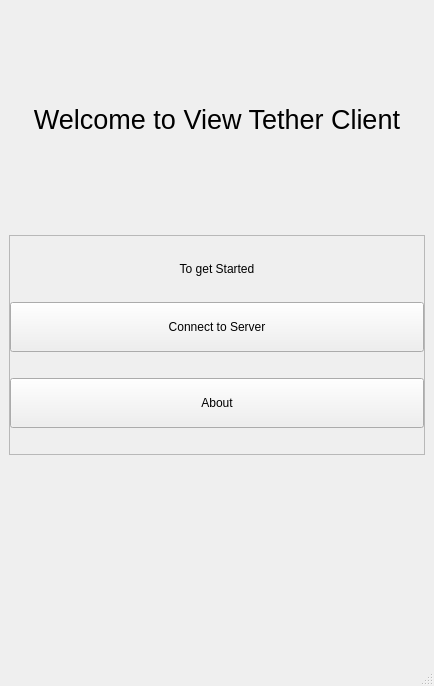
<?xml version="1.0" encoding="UTF-8"?>
<ui version="4.0">
 <class>ClientWidget</class>
 <widget class="QMainWindow" name="ClientWidget">
  <property name="geometry">
   <rect>
    <x>0</x>
    <y>0</y>
    <width>434</width>
    <height>686</height>
   </rect>
  </property>
  <property name="windowTitle">
   <string>ClientWidget</string>
  </property>
  <widget class="QWidget" name="centralwidget">
   <layout class="QVBoxLayout" name="verticalLayout">
    <property name="spacing">
     <number>0</number>
    </property>
    <property name="leftMargin">
     <number>0</number>
    </property>
    <property name="topMargin">
     <number>0</number>
    </property>
    <property name="rightMargin">
     <number>0</number>
    </property>
    <property name="bottomMargin">
     <number>0</number>
    </property>
    <item>
     <widget class="QStackedWidget" name="appRouter">
      <property name="currentIndex">
       <number>1</number>
      </property>
      <widget class="QWidget" name="settingsPage">
       <widget class="QPushButton" name="backButton">
        <property name="geometry">
         <rect>
          <x>16</x>
          <y>16</y>
          <width>71</width>
          <height>31</height>
         </rect>
        </property>
        <property name="text">
         <string>Back</string>
        </property>
       </widget>
       <widget class="QLabel" name="label_6">
        <property name="geometry">
         <rect>
          <x>192</x>
          <y>16</y>
          <width>89</width>
          <height>33</height>
         </rect>
        </property>
        <property name="font">
         <font>
          <pointsize>16</pointsize>
         </font>
        </property>
        <property name="text">
         <string>About</string>
        </property>
       </widget>
       <widget class="QLabel" name="label_7">
        <property name="geometry">
         <rect>
          <x>16</x>
          <y>88</y>
          <width>417</width>
          <height>81</height>
         </rect>
        </property>
        <property name="text">
         <string>View Tether Client is an Desktop and Android application designed to receive and display pixel data streamed from the View Tether Server. This allows your other device to function as a secondary screen for your Windows machine. Make sure to have the View Tether application installed and running on your Windows computer.</string>
        </property>
        <property name="alignment">
         <set>Qt::AlignmentFlag::AlignLeading|Qt::AlignmentFlag::AlignLeft|Qt::AlignmentFlag::AlignVCenter</set>
        </property>
        <property name="wordWrap">
         <bool>true</bool>
        </property>
       </widget>
       <widget class="QPushButton" name="serverButton">
        <property name="geometry">
         <rect>
          <x>24</x>
          <y>232</y>
          <width>75</width>
          <height>33</height>
         </rect>
        </property>
        <property name="text">
         <string>Server</string>
        </property>
       </widget>
       <widget class="QPushButton" name="clientButton">
        <property name="geometry">
         <rect>
          <x>24</x>
          <y>280</y>
          <width>75</width>
          <height>33</height>
         </rect>
        </property>
        <property name="text">
         <string>Client</string>
        </property>
       </widget>
       <widget class="QPushButton" name="linkedinButton">
        <property name="geometry">
         <rect>
          <x>24</x>
          <y>392</y>
          <width>75</width>
          <height>41</height>
         </rect>
        </property>
        <property name="text">
         <string>Linkedin</string>
        </property>
       </widget>
       <widget class="QPushButton" name="githubButton">
        <property name="geometry">
         <rect>
          <x>24</x>
          <y>448</y>
          <width>75</width>
          <height>41</height>
         </rect>
        </property>
        <property name="text">
         <string>Github</string>
        </property>
       </widget>
       <widget class="QPushButton" name="facebookButton">
        <property name="geometry">
         <rect>
          <x>24</x>
          <y>504</y>
          <width>75</width>
          <height>41</height>
         </rect>
        </property>
        <property name="text">
         <string>Facebook</string>
        </property>
       </widget>
       <widget class="QLabel" name="label_8">
        <property name="geometry">
         <rect>
          <x>24</x>
          <y>184</y>
          <width>257</width>
          <height>33</height>
         </rect>
        </property>
        <property name="font">
         <font>
          <pointsize>16</pointsize>
         </font>
        </property>
        <property name="text">
         <string>Open Source Repositories</string>
        </property>
       </widget>
       <widget class="QLabel" name="label_9">
        <property name="geometry">
         <rect>
          <x>24</x>
          <y>336</y>
          <width>257</width>
          <height>33</height>
         </rect>
        </property>
        <property name="font">
         <font>
          <pointsize>16</pointsize>
         </font>
        </property>
        <property name="text">
         <string>My Socials</string>
        </property>
       </widget>
       <widget class="QPushButton" name="websiteButton">
        <property name="geometry">
         <rect>
          <x>24</x>
          <y>560</y>
          <width>75</width>
          <height>41</height>
         </rect>
        </property>
        <property name="text">
         <string>Website</string>
        </property>
       </widget>
      </widget>
      <widget class="QWidget" name="welcomePage">
       <layout class="QVBoxLayout" name="verticalLayout_4">
        <item>
         <widget class="QLabel" name="label_3">
          <property name="font">
           <font>
            <pointsize>20</pointsize>
           </font>
          </property>
          <property name="text">
           <string>Welcome to View Tether Client</string>
          </property>
          <property name="alignment">
           <set>Qt::AlignmentFlag::AlignCenter</set>
          </property>
         </widget>
        </item>
        <item>
         <widget class="QFrame" name="frame_3">
          <property name="frameShape">
           <enum>QFrame::Shape::StyledPanel</enum>
          </property>
          <property name="frameShadow">
           <enum>QFrame::Shadow::Raised</enum>
          </property>
          <layout class="QVBoxLayout" name="verticalLayout_3">
           <property name="spacing">
            <number>0</number>
           </property>
           <property name="leftMargin">
            <number>0</number>
           </property>
           <property name="topMargin">
            <number>0</number>
           </property>
           <property name="rightMargin">
            <number>0</number>
           </property>
           <property name="bottomMargin">
            <number>0</number>
           </property>
           <item>
            <widget class="QLabel" name="label_4">
             <property name="sizePolicy">
              <sizepolicy hsizetype="Preferred" vsizetype="Maximum">
               <horstretch>0</horstretch>
               <verstretch>0</verstretch>
              </sizepolicy>
             </property>
             <property name="text">
              <string>To get Started</string>
             </property>
             <property name="alignment">
              <set>Qt::AlignmentFlag::AlignCenter</set>
             </property>
            </widget>
           </item>
           <item>
            <widget class="QPushButton" name="connectionPageButton">
             <property name="minimumSize">
              <size>
               <width>0</width>
               <height>50</height>
              </size>
             </property>
             <property name="text">
              <string>Connect to Server</string>
             </property>
            </widget>
           </item>
           <item>
            <widget class="QPushButton" name="aboutButton">
             <property name="minimumSize">
              <size>
               <width>0</width>
               <height>50</height>
              </size>
             </property>
             <property name="text">
              <string>About</string>
             </property>
            </widget>
           </item>
          </layout>
         </widget>
        </item>
        <item>
         <spacer name="verticalSpacer_3">
          <property name="orientation">
           <enum>Qt::Orientation::Vertical</enum>
          </property>
          <property name="sizeType">
           <enum>QSizePolicy::Policy::Maximum</enum>
          </property>
          <property name="sizeHint" stdset="0">
           <size>
            <width>20</width>
            <height>200</height>
           </size>
          </property>
         </spacer>
        </item>
       </layout>
      </widget>
      <widget class="QWidget" name="connectionPage">
       <layout class="QVBoxLayout" name="verticalLayout_2">
        <item>
         <spacer name="verticalSpacer_2">
          <property name="orientation">
           <enum>Qt::Orientation::Vertical</enum>
          </property>
          <property name="sizeType">
           <enum>QSizePolicy::Policy::Maximum</enum>
          </property>
          <property name="sizeHint" stdset="0">
           <size>
            <width>20</width>
            <height>50</height>
           </size>
          </property>
         </spacer>
        </item>
        <item>
         <widget class="QFrame" name="frame_4">
          <property name="frameShape">
           <enum>QFrame::Shape::StyledPanel</enum>
          </property>
          <property name="frameShadow">
           <enum>QFrame::Shadow::Raised</enum>
          </property>
          <layout class="QHBoxLayout" name="horizontalLayout_3">
           <item>
            <widget class="QLabel" name="label_5">
             <property name="font">
              <font>
               <pointsize>12</pointsize>
              </font>
             </property>
             <property name="text">
              <string>Connect using the address in your View Tether server</string>
             </property>
             <property name="alignment">
              <set>Qt::AlignmentFlag::AlignCenter</set>
             </property>
            </widget>
           </item>
          </layout>
         </widget>
        </item>
        <item>
         <widget class="QFrame" name="frame">
          <property name="frameShape">
           <enum>QFrame::Shape::StyledPanel</enum>
          </property>
          <property name="frameShadow">
           <enum>QFrame::Shadow::Raised</enum>
          </property>
          <layout class="QHBoxLayout" name="horizontalLayout">
           <item>
            <widget class="QLabel" name="label">
             <property name="text">
              <string>IP:</string>
             </property>
            </widget>
           </item>
           <item>
            <widget class="QLineEdit" name="ipLineEdit">
             <property name="maxLength">
              <number>50</number>
             </property>
             <property name="cursorPosition">
              <number>0</number>
             </property>
             <property name="clearButtonEnabled">
              <bool>false</bool>
             </property>
            </widget>
           </item>
          </layout>
         </widget>
        </item>
        <item>
         <widget class="QFrame" name="frame_2">
          <property name="frameShape">
           <enum>QFrame::Shape::StyledPanel</enum>
          </property>
          <property name="frameShadow">
           <enum>QFrame::Shadow::Raised</enum>
          </property>
          <layout class="QHBoxLayout" name="horizontalLayout_2">
           <item>
            <widget class="QLabel" name="label_2">
             <property name="text">
              <string>PORT:</string>
             </property>
            </widget>
           </item>
           <item>
            <widget class="QLineEdit" name="portLineEdit"/>
           </item>
          </layout>
         </widget>
        </item>
        <item>
         <widget class="QPushButton" name="connectButton">
          <property name="text">
           <string>Connect</string>
          </property>
         </widget>
        </item>
        <item>
         <widget class="QPushButton" name="backButton1">
          <property name="text">
           <string>Go Back</string>
          </property>
         </widget>
        </item>
        <item>
         <spacer name="verticalSpacer">
          <property name="orientation">
           <enum>Qt::Orientation::Vertical</enum>
          </property>
          <property name="sizeType">
           <enum>QSizePolicy::Policy::Maximum</enum>
          </property>
          <property name="sizeHint" stdset="0">
           <size>
            <width>20</width>
            <height>300</height>
           </size>
          </property>
         </spacer>
        </item>
       </layout>
      </widget>
      <widget class="QWidget" name="streamPage"/>
     </widget>
    </item>
   </layout>
  </widget>
  <widget class="QStatusBar" name="statusbar"/>
 </widget>
 <resources/>
 <connections/>
</ui>
